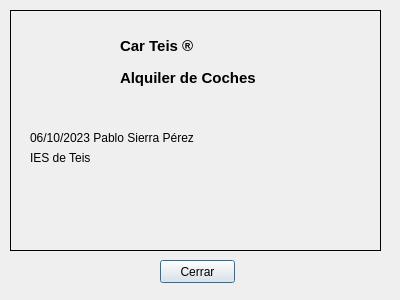
<?xml version="1.0" encoding="UTF-8"?>
<ui version="4.0">
 <class>dlgAbout</class>
 <widget class="QDialog" name="dlgAbout">
  <property name="geometry">
   <rect>
    <x>0</x>
    <y>0</y>
    <width>400</width>
    <height>300</height>
   </rect>
  </property>
  <property name="minimumSize">
   <size>
    <width>400</width>
    <height>300</height>
   </size>
  </property>
  <property name="maximumSize">
   <size>
    <width>400</width>
    <height>300</height>
   </size>
  </property>
  <property name="windowTitle">
   <string>Dialog</string>
  </property>
  <property name="windowIcon">
   <iconset>
    <normaloff>../img/Logo1.png</normaloff>../img/Logo1.png</iconset>
  </property>
  <widget class="QPushButton" name="btnCerrraAbout">
   <property name="geometry">
    <rect>
     <x>160</x>
     <y>260</y>
     <width>75</width>
     <height>23</height>
    </rect>
   </property>
   <property name="text">
    <string>Cerrar</string>
   </property>
  </widget>
  <widget class="QFrame" name="frame">
   <property name="geometry">
    <rect>
     <x>10</x>
     <y>10</y>
     <width>371</width>
     <height>241</height>
    </rect>
   </property>
   <property name="frameShape">
    <enum>QFrame::Box</enum>
   </property>
   <property name="frameShadow">
    <enum>QFrame::Plain</enum>
   </property>
   <widget class="QLabel" name="label">
    <property name="geometry">
     <rect>
      <x>110</x>
      <y>10</y>
      <width>161</width>
      <height>51</height>
     </rect>
    </property>
    <property name="font">
     <font>
      <pointsize>11</pointsize>
      <weight>75</weight>
      <bold>true</bold>
     </font>
    </property>
    <property name="text">
     <string>Car Teis ®</string>
    </property>
   </widget>
   <widget class="QLabel" name="label_2">
    <property name="geometry">
     <rect>
      <x>110</x>
      <y>60</y>
      <width>151</width>
      <height>16</height>
     </rect>
    </property>
    <property name="font">
     <font>
      <pointsize>11</pointsize>
      <weight>75</weight>
      <bold>true</bold>
     </font>
    </property>
    <property name="text">
     <string>Alquiler de Coches</string>
    </property>
   </widget>
   <widget class="QLabel" name="label_3">
    <property name="geometry">
     <rect>
      <x>110</x>
      <y>100</y>
      <width>111</width>
      <height>16</height>
     </rect>
    </property>
    <property name="font">
     <font>
      <pointsize>11</pointsize>
      <weight>75</weight>
      <bold>true</bold>
     </font>
    </property>
    <property name="text">
     <string/>
    </property>
   </widget>
   <widget class="QLabel" name="label_4">
    <property name="geometry">
     <rect>
      <x>20</x>
      <y>120</y>
      <width>171</width>
      <height>16</height>
     </rect>
    </property>
    <property name="text">
     <string>06/10/2023 Pablo Sierra Pérez</string>
    </property>
   </widget>
   <widget class="QLabel" name="label_5">
    <property name="geometry">
     <rect>
      <x>20</x>
      <y>20</y>
      <width>91</width>
      <height>91</height>
     </rect>
    </property>
    <property name="text">
     <string/>
    </property>
    <property name="pixmap">
     <pixmap>../img/Logo1.png</pixmap>
    </property>
    <property name="scaledContents">
     <bool>true</bool>
    </property>
   </widget>
   <widget class="QLabel" name="label_6">
    <property name="geometry">
     <rect>
      <x>20</x>
      <y>140</y>
      <width>81</width>
      <height>16</height>
     </rect>
    </property>
    <property name="text">
     <string>IES de Teis</string>
    </property>
   </widget>
   <widget class="QLabel" name="label_7">
    <property name="geometry">
     <rect>
      <x>10</x>
      <y>170</y>
      <width>181</width>
      <height>61</height>
     </rect>
    </property>
    <property name="text">
     <string/>
    </property>
    <property name="pixmap">
     <pixmap>../img/by-nc-nd.png</pixmap>
    </property>
    <property name="scaledContents">
     <bool>true</bool>
    </property>
   </widget>
  </widget>
 </widget>
 <resources/>
 <connections/>
</ui>
